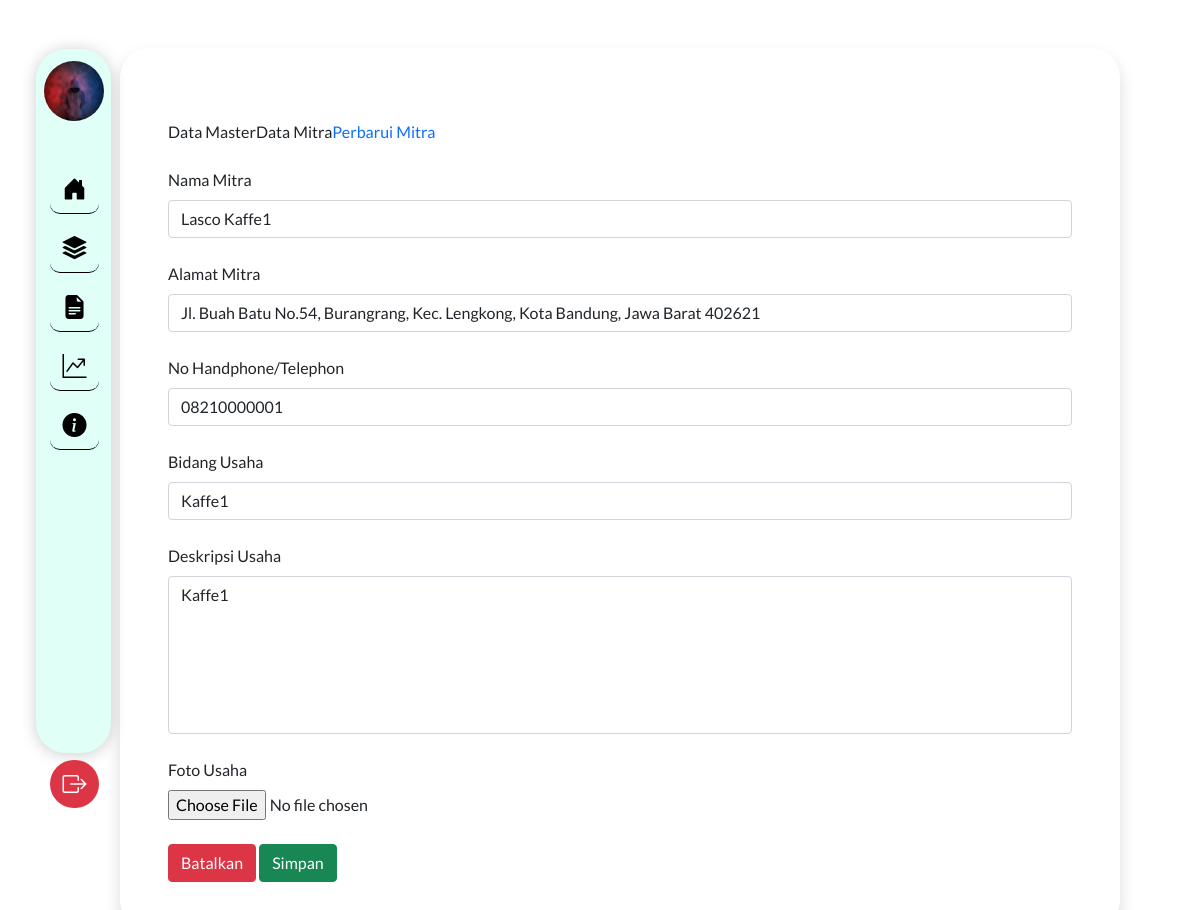
The app's page /mitra/formUpdateMitra?idMitra=1 with its own data.
### tables this page shows
CREATE TABLE `mitra` (
  `idMitra` int(10) NOT NULL,
  `namaMitra` varchar(50) NOT NULL,
  `alamatMitra` varchar(100) NOT NULL,
  `noHpMitra` varchar(12) NOT NULL,
  `jenisUsaha` varchar(100) NOT NULL,
  `deskripsi` text NOT NULL,
  `fotoUsaha` varchar(100) NOT NULL,
  `status` varchar(20) NOT NULL DEFAULT 'Belum Verifikasi'
);

### application/controllers/Mitra.php (called while the page is built, shortened)
<?php
class Mitra extends CI_Controller
{
	public function __construct()
	{
		$this->load->model('Mitra_model');
		$this->load->library('form_validation');
		$this->load->library('session');
		$this->load->library('upload');
	}
	public function formUpdateMitra()
	{
		$idMitra = $this->input->get('idMitra');
		$data['edit'] = $this->Mitra_model->getDataMitraById($idMitra)->row_array();
		$data['judul'] = "Form Update Mitra";
		$this->load->view('templates/header', $data);
		$this->load->view('mitra/update_mitra', $data);
		$this->load->view('templates/footer');
	}
}

### index.php (called while the page is built, shortened)
<?php
require_once BASEPATH.'core/CodeIgniter.php';

### application/models/Mitra_model.php (called while the page is built, shortened)
<?php
class Mitra_model extends CI_Model
{
	public function getDataMitraById($idMitra)
	{
		$this->db->where('idMitra', $idMitra);
		return $this->db->get('mitra');
	}
}

### application/views/mitra/update_mitra.php (the view, shortened to what this page needs)
<div class="d-flex mt-5">
    <div class="p-5 col-md-10 shadow mb-5 ml-container" style="border-radius: 30px;">
        <div class="row justify-content-center">
            <div class="col-md-12"><br />
                <ol class="breadcrumb">
                    <li>Data Master</li>
                    <li>Data Mitra</li>
                    <li><a href="#">Perbarui Mitra</a></li>
                </ol>
            </div>
            <div class="mt-2 col-md-12">
                <form class="row justify-content-center" method="post" action="<?= base_url() ?>mitra/updateMitra">
                    <div>
                        <label for="namaMitra" class="form-label">Nama Mitra</label>
                        <input type="text" class="form-control" id="namaMitra" name="namaMitra" value="<?=$edit['namaMitra']?>">
                        <br>
                        <label for="alamat" class="form-label">Alamat Mitra</label>
                        <input type="text" class="form-control" id="alamat" name="alamatMitra" value="<?=$edit['alamatMitra']?>">
                        <br>
                        <label for="noHpMitra" class="form-label">No Handphone/Telephon</label>
                        <input type="text" class="form-control" id="noHpMitra" name="noHpMitra" value="<?=$edit['noHpMitra']?>">
                        <br>
                        <label for="jenisUsaha" class="form-label">Bidang Usaha</label>
                        <input type="text" class="form-control" id="jenisUsaha" name="jenisUsaha" value="<?=$edit['jenisUsaha']?>">
                        <br>
                        <label for="deskripsi" class="form-label">Deskripsi Usaha</label>
                        <textarea type="text" class="form-control" id="deskripsi" rows="6" name="deskripsi"><?=$edit['jenisUsaha']?></textarea>
                        <br>
                        <label for="fotoUsaha" class="form-label">Foto Usaha</label>
                        <br>
                        <input type="file" class="custom-file-input" id="fotoUsaha" name="fotoUsaha" accept='image/*' required><?=$edit['fotoUsaha']?></input>
                        <br><br>
                    </div>
                    <div class="float-end">
                        <a class="btn btn-danger" id="back" href="<?= base_url() ?>mitra">Batalkan</a>
                        <button type="submit" class="btn btn-success" id="save">Simpan</button>
                    </div>
                </form>
            </div>
        </div>
    </div>
</div>

### assets/css/style.css (style rules this page uses)
body { font-family: "LatoRegular" !important; }
a { text-decoration: none; cursor: pointer; }
textarea { resize: none; }
.ml-container { margin-left: 10vw; }

### records on screen
mitra: namaMitra "Lasco Kaffe1", alamatMitra "Jl. Buah Batu No.54, Burangrang, Kec. Lengkong, Kota Bandung, Jawa Barat 402621", noHpMitra "08210000001", jenisUsaha "Kaffe1", deskripsi "Kaffe1"
